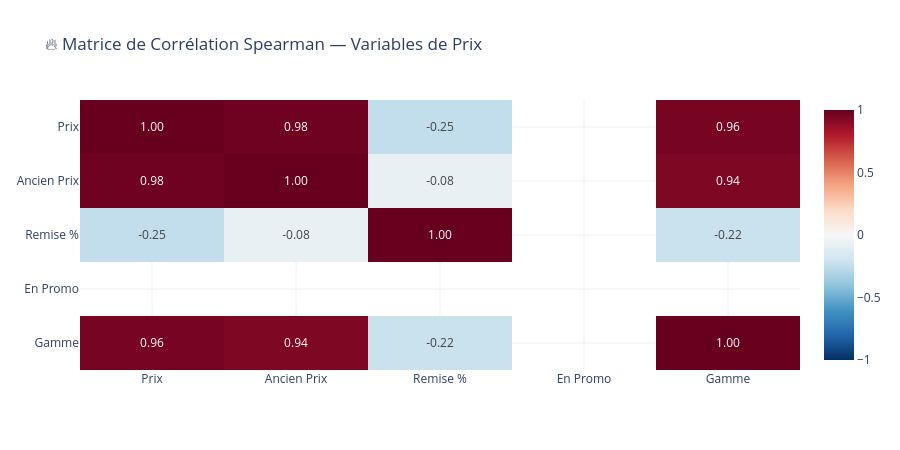

Source (notebook cell):
### Markdown cell above
## 🔥 Étape 9 — Matrice de corrélation et Heatmap
> Analyse des relations entre prix, remise, et autres variables numériques  
> Pearson (données normales) + Spearman (données non-normales — notre cas)

### Code cell
import plotly.figure_factory as ff
from scipy.stats import spearmanr, pearsonr

print("=== CORRÉLATIONS SPEARMAN (données non-normales) ===\n")

# Variables numériques disponibles
df_corr = df_clean[['prix','ancien_prix','remise_pct']].copy()
df_corr['en_promo'] = df_clean['en_promotion'].astype(int)
df_corr['gamme_num'] = df_clean['gamme_prix'].cat.codes
df_corr = df_corr.dropna()

# Renommer pour affichage
df_corr.columns = ['Prix','Ancien Prix','Remise %','En Promo','Gamme']

# Matrice Spearman
corr_matrix = df_corr.corr(method='spearman')
print("Matrice de corrélation Spearman :")
print(corr_matrix.round(3).to_string())

# Corrélations importantes
print("\nCorrélations significatives (|r| > 0.3) :")
for col1 in corr_matrix.columns:
    for col2 in corr_matrix.columns:
        if col1 < col2:
            r = corr_matrix.loc[col1, col2]
            if abs(r) > 0.3:
                direction = "positive" if r > 0 else "négative"
                force = "forte" if abs(r) > 0.7 else "modérée" if abs(r) > 0.5 else "faible"
                print(f"  {col1} ↔ {col2}: r={r:.3f} ({force} {direction})")

# Heatmap Plotly
import plotly.express as px
fig_corr = px.imshow(
    corr_matrix,
    text_auto='.2f',
    color_continuous_scale='RdBu_r',
    zmin=-1, zmax=1,
    title='🔥 Matrice de Corrélation Spearman — Variables de Prix',
    template='plotly_white',
    aspect='auto'
)
fig_corr.update_layout(height=450)
fig_corr.show()
with open(os.path.join(OUTPUTS_DIR,'fig_correlation.json'),'w') as f: f.write(fig_corr.to_json())
print("\n✅ fig_correlation.json sauvegardé")

### Figure 1 — Plotly figure (JSON) as saved in the notebook; plotly's stock layout.template omitted (floating-point values rounded to 4 significant figures)
{"data": [{"coloraxis": "coloraxis", "hovertemplate": "x: %{x}<br>y: %{y}<br>color: %{z}<extra></extra>", "name": "0", "texttemplate": "%{z:.2f}", "type": "heatmap", "x": ["Prix", "Ancien Prix", "Remise %", "En Promo", "Gamme"], "xaxis": "x", "y": ["Prix", "Ancien Prix", "Remise %", "En Promo", "Gamme"], "yaxis": "y", "z": [[1, 0.9805, -0.2476, null, 0.956], [0.9805, 1, -0.07891, null, 0.9385], [-0.2476, -0.07891, 1, null, -0.2227], [null, null, null, null, null], [0.956, 0.9385, -0.2227, null, 1]]}], "layout": {"coloraxis": {"cmax": 1, "cmin": -1, "colorscale": [[0, "rgb(5,48,97)"], [0.1, "rgb(33,102,172)"], [0.2, "rgb(67,147,195)"], [0.3, "rgb(146,197,222)"], [0.4, "rgb(209,229,240)"], [0.5, "rgb(247,247,247)"], [0.6, "rgb(253,219,199)"], [0.7, "rgb(244,165,130)"], [0.8, "rgb(214,96,77)"], [0.9, "rgb(178,24,43)"], [1, "rgb(103,0,31)"]]}, "height": 450, "title": {"text": "🔥 Matrice de Corrélation Spearman — Variables de Prix"}, "xaxis": {"anchor": "y", "domain": [0, 1]}, "yaxis": {"anchor": "x", "autorange": "reversed", "domain": [0, 1]}}}
